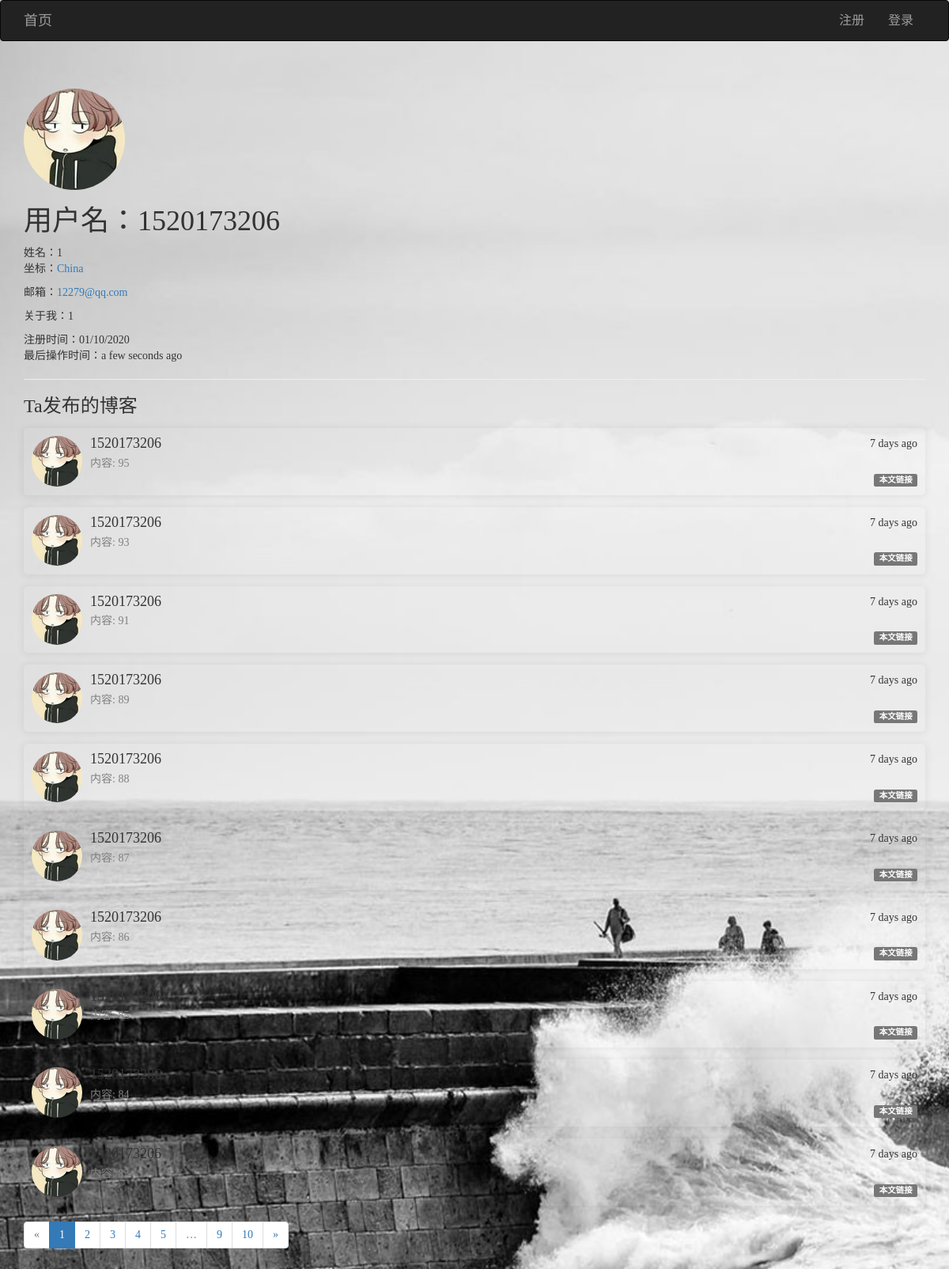
/user/user_info/1520173206 (signed in), run on the app's committed database.
### app/models/users.py (models this page shows, shortened)
class User(UserMixin, db.Model):
    __tablename__ = 'users'
    id = db.Column(db.Integer, primary_key=True)
    username = db.Column(db.String(64), unique=True)
    password_hash = db.Column(db.String(128))
    email = db.Column(db.String(128), unique=True)
    confirmed = db.Column(db.Boolean, default=False)
    icon = db.Column(db.String(64), default='default.jpg')
    name = db.Column(db.String(64))
    location = db.Column(db.String(64))
    about_me = db.Column(db.Text())
    member_since = db.Column(db.DateTime(), default=datetime.utcnow)
    last_seen = db.Column(db.DateTime(), default=datetime.utcnow)
    posts = db.relationship('Posts', backref='user', lazy='dynamic', cascade='all, delete-orphan')
    favorites = db.relationship('Posts', secondary="collections", backref=db.backref('users', lazy='dynamic'), lazy='dynamic')
    comments = db.relationship('Comment', backref='user', lazy='dynamic', cascade='all, delete-orphan')
    @property
    def password(self):
        raise AttributeError('密码不可读')

### app/models/posts.py (models this page shows, shortened)
class Posts(db.Model):
    __tablename__ = 'posts'
    id = db.Column(db.Integer, primary_key=True)
    rid = db.Column(db.Integer, index=True, default=0)
    content = db.Column(db.Text)
    timestamp = db.Column(db.DateTime, default=datetime.utcnow)
    uid = db.Column(db.Integer, db.ForeignKey('users.id', ondelete='CASCADE'))
    comments = db.relationship('Comment', backref='post', lazy='dynamic', cascade='all, delete-orphan')
    body_html = db.Column(db.Text)
    body_text = db.Column(db.Text)

### app/views/user.py (the view)
@user.route('/user_info/<username>')
def user_info(username):
    u = User.query.filter_by(username=username).first_or_404()
    page = request.args.get('page', 1, type=int)  # 用户想查看第几页
    pagination = u.posts.order_by(Posts.timestamp.desc()).paginate(page, per_page=10, error_out=False)
    posts = pagination.items
    return render_template('user/user.html', user=u, posts=posts, pagination=pagination)

### app/views/user.py (called while the page is built)
@user.before_app_request
def before_request():
    if current_user.is_authenticated:
        current_user.ping()

### app/templates/user/user.html (shortened to what this page needs)
{% extends 'commons/base.html' %}
{% from 'commons/macro.html' import pagination_show %}
{% block page_content %}
    <div class="page-header">
        <img style="border-radius: 50%" src="{{ url_for('static', filename='uploads/' + user.icon) }}" alt="头像">
        <h1>用户名：{{ user.username }}</h1>
        {% if user.name or user.location %}
            <p>
                {% if user.name %}姓名：{{ user.name }}<br>{% endif %}
                {% if user.location %}
                    坐标：<a href="http://maps.google.com/?q={{ user.location }}">{{ user.location }}</a>
                {% endif %}
            </p>
        {% endif %}
        <p>邮箱：<a href="mailto:{{ user.email }}">{{ user.email }}</a></p>
        {% if user.about_me %}<p>关于我：{{ user.about_me }}</p>{% endif %}
        <p>
            注册时间：{{ moment(user.member_since).format('L') }}<br>
            最后操作时间：{{ moment(user.last_seen).fromNow() }}
        </p>
    </div>
    <h3>{% if current_user.username == user.username %}我{% else %}Ta{% endif %}发布的博客</h3>
    {% for post in posts %}
        <div class="media" style="padding: 10px; box-shadow: 0 1px 10px 2px rgba(0, 0, 0, .06); border-radius: 5px">
            <div class="media-left">
                <img class="media-object" style="width: 64px; height: 64px; border-radius: 50%" src="{{ url_for('static', filename='uploads/' + post.user.icon) }}" alt="...">
            </div>
            <div class="media-body">
                <div style="float: right">{{ moment(post.timestamp).fromNow() }}</div>
                <h4 class="media-heading">{{ post.user.username }}</h4>
                <span style="float: left; white-space: nowrap; overflow: hidden; text-overflow: ellipsis; max-width: 950px; max-height: 20px; color: grey">
                    {% if post.body_html %}
                        {{ post.body_text }}
                    {% else %}
                        {{ post.content }}
                    {% endif %}
                </span><br>
                <a style="float:right;" target="_blank" href="{{ url_for('posts.post_show', id=post.id) }}"><span class="label label-default">本文链接</span></a>
            </div>
        </div>
    {% endfor %}
    {{ pagination_show(pagination,'user.user_info',user.username) }}
{% endblock %}

### app/templates/commons/base.html (style rules this page uses)
body { font-family: "田氏宋体旧字形"; -webkit-user-select: none; background-image: url(/images/1214885.jpg); -webkit-background-size: cover; -o-background-size: cover; background-size: cover; z-index: -2; }

### data on the page
User: icon (placeholder picture), username "1520173206", name "1", location "China", email "12279@qq.com", about_me "1", member_since "01/10/2020", last_seen "a few seconds ago"
Posts: icon (placeholder picture), timestamp "7 days ago", user.username "1520173206", content "内容: 95"
Posts: icon (placeholder picture), timestamp "7 days ago", user.username "1520173206", content "内容: 93"
Posts: icon (placeholder picture), timestamp "7 days ago", user.username "1520173206", content "内容: 91"
Posts: icon (placeholder picture), timestamp "7 days ago", user.username "1520173206", content "内容: 89"
Posts: icon (placeholder picture), timestamp "7 days ago", user.username "1520173206", content "内容: 88"
Posts: icon (placeholder picture), timestamp "7 days ago", user.username "1520173206", content "内容: 87"
Posts: icon (placeholder picture), timestamp "7 days ago", user.username "1520173206", content "内容: 86"
Posts: icon (placeholder picture), timestamp "7 days ago", user.username "1520173206", content "内容: 85"
Posts: icon (placeholder picture), timestamp "7 days ago", user.username "1520173206", content "内容: 84"
Posts: icon (placeholder picture), timestamp "7 days ago", user.username "1520173206", content "内容: 83"

### other printed values
{{ p }} "1"
{{ p }} "2" "3" "4" "5" "9" "10"
